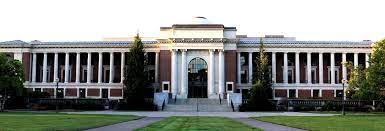
#> input picture data/OSUMemo1.jpg, 385 x 131 px
$ jupyter execute FeatureMatching.ipynb   (shell and % lines are left out)
#> lines starting #> are read from the running program, lines starting #| are printed output that depends on the picture
[cell 1]
import cv2
import numpy as np
import matplotlib.pyplot as plt

[cell 2]
def display(img,cmap='gray'):
    fig = plt.figure(figsize=(20,20))
    ax = fig.add_subplot(111)
    ax.imshow(img,cmap='gray')

def displayMatchingFeatures(img1,img2,numFeatures):
    #create object for ORB detector
    orb = cv2.ORB_create()

    #find keypoints and descriptor
    kp1, desc1 = orb.detectAndCompute(img1, None)
    kp2, desc2 = orb.detectAndCompute(img2, None)

    #create brute force matcher
    bruteForce = cv2.BFMatcher(cv2.NORM_HAMMING,crossCheck= True)

    #match descriptors
    matchedDesc = bruteForce.match(desc1,desc2)

    #sort matched descriptor
    matchedDesc = sorted(matchedDesc, key=lambda x:x.distance)

    # Display first 'numFeatures' matches.
    imageMatched = cv2.drawMatches(img1,kp1,img2,kp2,matchedDesc[:numFeatures],None,flags=2)

    display(imageMatched)

[cell 3]
img1 = cv2.imread('./data/OSUMemo1.jpg',0)
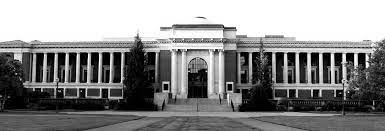
#> img1: shape (131, 385); min 0, max 255, mean 138.4
img2 = cv2.imread('./data/OSUMemo2.jpg',0)
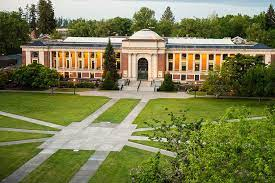
#> input picture data/OSUMemo2.jpg, 275 x 183 px
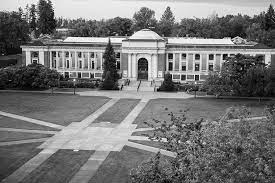
#> img2: shape (183, 275); min 0, max 255, mean 117.8
displayMatchingFeatures(img1,img2,15)
#> in displayMatchingFeatures, `kp1, desc1 = orb.detectAndCompute(img1, None)`: kp1 = 338 keypoints; strongest (x, y, size): (346, 55, 31), (229, 85, 31), (340, 54, 37.2), (66, 55, 37.2)
#> in displayMatchingFeatures, `kp2, desc2 = orb.detectAndCompute(img2, None)`: kp2 = 414 keypoints; strongest (x, y, size): (224, 54, 31), (226, 54, 31), (53, 52, 31), (183, 54, 31)
#> in displayMatchingFeatures, `matchedDesc = bruteForce.match(desc1,desc2)`: matchedDesc = 91 matches
#> in displayMatchingFeatures, `imageMatched = cv2.drawMatches(img1,kp1,img2,kp2,matchedDesc[:numFeatu..`:
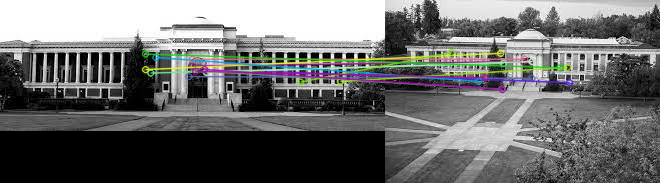
#> imageMatched: shape (183, 660, 3); mean of channels 0, 1, 2 108.3, 108.9, 108.4; drawn as B, G, R
